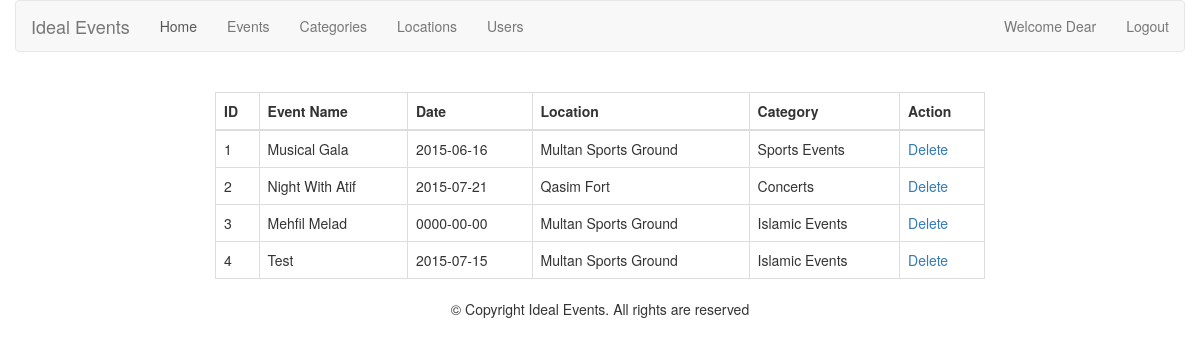
The app's page /admin/events.php (signed in) with its own data.
### tables this page shows
CREATE TABLE IF NOT EXISTS `events` (
  `e_id` int(11) NOT NULL AUTO_INCREMENT,
  `e_title` varchar(255) NOT NULL,
  `e_category` varchar(255) NOT NULL,
  `e_date` date NOT NULL,
  `e_location` varchar(255) NOT NULL,
  `e_description` varchar(500) NOT NULL,
 `e_organizer` varchar(500) NOT NULL,
  PRIMARY KEY (`e_id`)
);

### admin/events.php (the view, shortened to what this page needs)
<?php
require "header.php";
?>
<br />
				<?php
				$conn=new mysqli("localhost","root","","events");
				$result=$conn->query("SELECT * FROM events");
				?>
				<div class="row">
					<div class="col-md-8 col-md-offset-2">
					<table class="table table-bordered">
					<?php
					if ($result->num_rows>0)
					{
					echo "<thead>";
					echo "<tr><th>ID</th><th>Event Name</th><th>Date</th><th>Location</th><th>Category</th><th>Action</th></tr>";
					echo "</thead>";
					echo "<tbody>";
						while ($row=$result->fetch_assoc())
						{
						echo "<tr><td>".$row["e_id"]."</td>";
						echo "<td>".$row["e_title"]."</td>";
						echo "<td>".$row["e_date"]."</td>";
						echo "<td>".$row["e_location"]."</td>";
						echo "<td>".$row["e_category"]."</td>";
						echo "<td><a href=?delete=".$row['e_id'].">Delete</a></td></tr>";
						}
					}
					else
					{
						echo "<thead>";
						echo "<tr><th>No records found</th></tr>";
						echo "</thead>";
						echo "<tbody>";
					}
					?>
					</tbody>
					</table>
					</div>
				</div>
			<?php require "footer.php"; ?>

### records on screen
events: e_id "1", e_title "Musical Gala", e_date "2015-06-16", e_location "Multan Sports Ground", e_category "Sports Events"
events: e_id "2", e_title "Night With Atif", e_date "2015-07-21", e_location "Qasim Fort", e_category "Concerts"
events: e_id "3", e_title "Mehfil Melad", e_date "0000-00-00", e_location "Multan Sports Ground", e_category "Islamic Events"
events: e_id "4", e_title "Test", e_date "2015-07-15", e_location "Multan Sports Ground", e_category "Islamic Events"
